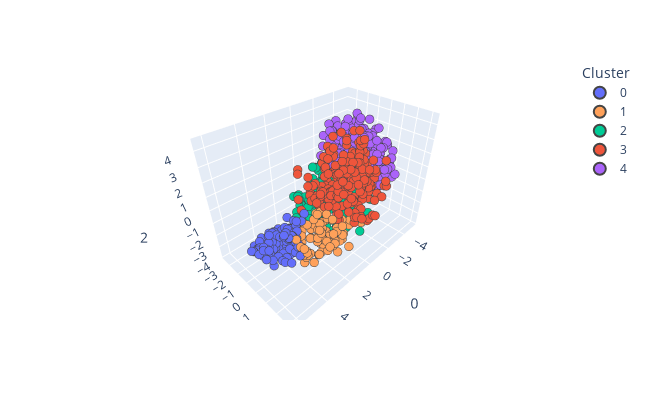

Source (notebook cell):
### Markdown cell above
In 3D t-SNE coordinates

### Code cell
tsne = TSNE(n_components=3, perplexity=150, init='pca', learning_rate='auto', 
            random_state=42)
df_tsne = pd.DataFrame(tsne.fit_transform(X))
df_tsne['Cluster'] = bzcat_pca_dropna.reset_index()['cluster_kmeans']
df_tsne['Cluster'] = df_tsne['Cluster'].astype('str')
fig = px.scatter_3d(df_tsne, x=0, y=1, z=2,
              color='Cluster', width=650, height=400,
              color_discrete_sequence=['#636EFA', '#FFA15A', '#00CC96',  '#EF553B',  '#AB63FA'],
              category_orders={'Cluster': ['0', '1', '2', '3', '4']})
fig.update_layout(legend= {'itemsizing': 'constant'})
fig.update_traces(marker={'size':3}, marker_line_width=0.5)
fig.write_html('figs/clusters_nonans.html')
fig.show()
